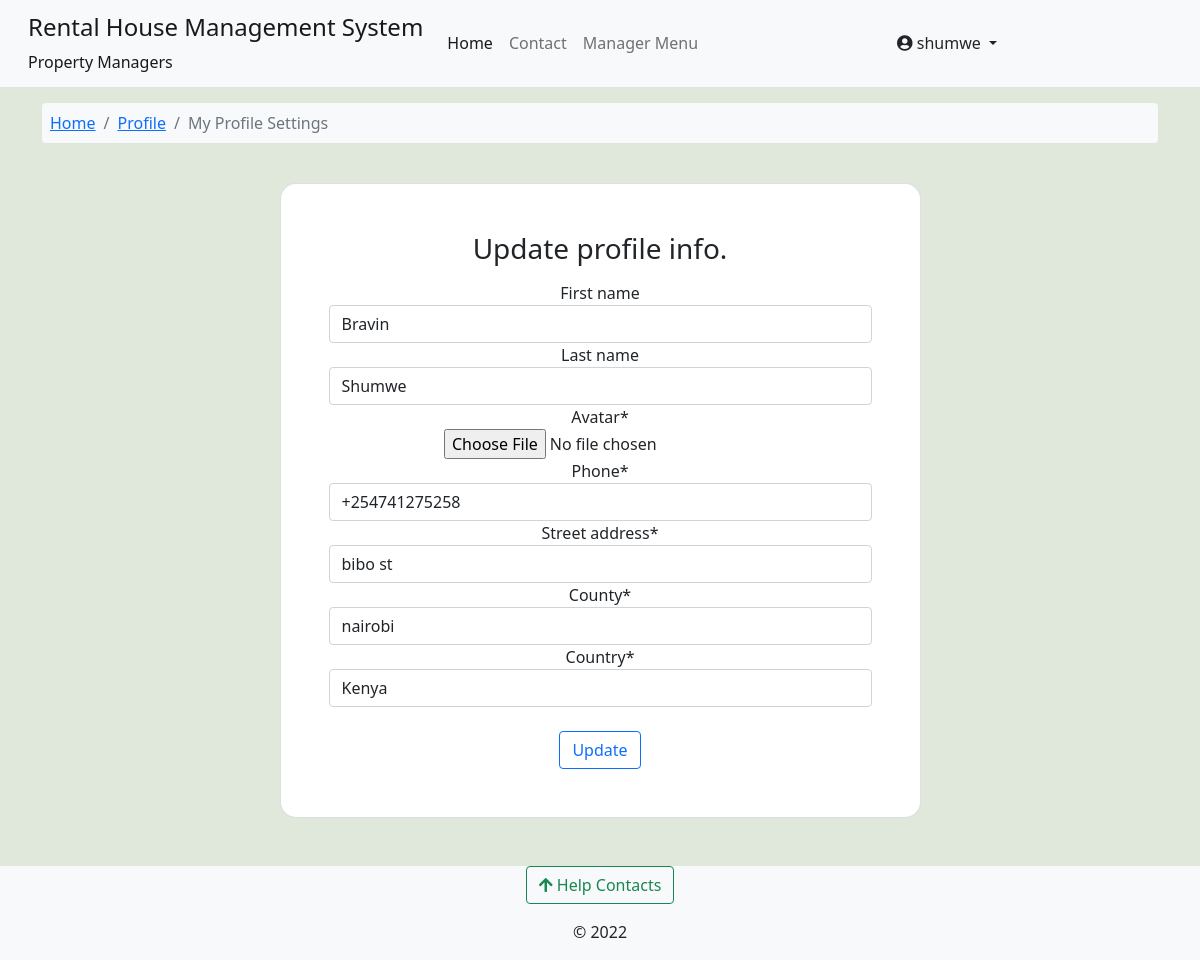
Page /accounts/my-profile-settings/ (signed in) on the committed database.
### accounts/models.py (models this page shows, shortened)
class User(AbstractUser):
    avatar = models.ImageField(upload_to=get_avatar_path, default='no-avatar.png')
    is_verified = models.BooleanField(default=False)
    is_tenant = models.BooleanField(default=False)
    is_manager = models.BooleanField(default=False)

class Profile(models.Model):
    user = models.OneToOneField(User, on_delete=models.CASCADE)
    phone = PhoneNumberField()
    street_address = models.CharField(max_length=30)
    county = models.CharField(max_length=30)
    country = models.CharField(max_length=30, default='Kenya')
    created = models.DateTimeField(default=datetime.now)
    updated = models.DateTimeField(auto_now=True)

### accounts/views.py (the view)
# urls.py: path('my-profile-settings/', views.profile_info_update, name='profile-settings'),
@ login_required
def profile_info_update(request):
    if request.method == 'POST':
        user_update_form = UserUpdateForm(
            request.POST, request.FILES, instance=request.user)
        profile_update_form = ProfileUpdateForm(
            request.POST, request.FILES, instance=request.user.profile)
        if user_update_form.is_valid() and profile_update_form.is_valid():
            user_update_form.save()
            profile_update_form.save()
            messages.success(request, 'Profile was updated successfully!')
            return redirect('profile')
    else:
        user_update_form = UserUpdateForm(instance=request.user)
        profile_update_form = ProfileUpdateForm(instance=request.user.profile)
    context = {'user_form': user_update_form,
               'profile_form': profile_update_form, }
    return render(request, 'accounts/profile-settings.html', context)

### accounts/forms.py
class UserUpdateForm(forms.ModelForm):
    class Meta:
        model = User
        fields = ['first_name', 'last_name', 'avatar']
        widgets = {
            'avatar': forms.FileInput,
        }

class ProfileUpdateForm(forms.ModelForm):
    class Meta:
        model = Profile
        fields = ['phone','street_address', 'county', 'country']

### complaints/context_processors.py (called while the page is built)
def get_contacts(request):
    user = request.user
    if user.is_authenticated:
        if user.is_tenant:
            tenant = Tenants.objects.get(associated_account=user)
            building = Building.objects.get(id=tenant.rented_unit.building_id)
            contacts = HelpContacts.objects.filter(associated_building=building)
            return dict(contacts=contacts)
        elif user.is_manager:
            contacts = HelpContacts.objects.all()
            return dict(contacts=contacts)
        else:
            contacts = HelpContacts.objects.filter(make_publicly_available=True)
            return dict(contacts=contacts)
    else:
        contacts = HelpContacts.objects.filter(make_publicly_available=True)
        return dict(contacts=contacts)

### rental_property/context_processors.py (called while the page is built)
def my_managed_buildings(request):
    user_instance = request.user
    if user_instance.is_authenticated:
        manager_instance = Managers.objects.filter(associated_account=user_instance)[:1]
        managed_buildings = Building.objects.filter(manager=manager_instance)
        return dict(managed_buildings=managed_buildings)
    else:
        return {'False': False,}

### accounts/templates/accounts/profile-settings.html (shortened to what this page needs)
{% extends 'base.html' %}
{% load crispy_forms_tags %}
{% block content %}
<nav class="container mt-3">
  <ol class="breadcrumb bg-light p-2 rounded-2">
      <li class="breadcrumb-item "><a href="{% url 'operational-buildings' %}">Home</a></li>
      <li class="breadcrumb-item"><a href="{% url 'profile' %}"> Profile </a></li>
      <li class="breadcrumb-item active"> My Profile Settings </li>
  </ol>
</nav>
<section class="mt-4 mb-5">
    <div class="container h-100">
      <div class="row d-flex justify-content-center align-items-center h-100">
        <div class="col-12 col-md-8 col-lg-8 col-xl-7">
          <div class="card shadow-2-strong" style="border-radius: 1rem;">
            <div class="card-body p-5 text-center">
                <h3> Update profile info. </h3>
                <form class="no-padding" method="POST" enctype="multipart/form-data">
                    <fieldset class="form-group">
                        {{ user_form|crispy }}
                        {{ profile_form|crispy }}
                    </fieldset>
                    <br/>
                    <div class="form-group">
                        <button class="btn btn-outline-primary" type="submit">Update</button>
                    </div>
                </form>
            </div>
        </div>
      </div>
    </div>
  </div>
</section>
{% endblock %}

### templates/base.html (shortened to what this page needs)
{% load static %}
{% load i18n %}
<!doctype html>
<html lang="en">
  <head>
    <link href="https://cdn.jsdelivr.net/npm/bootstrap@5.0.2/dist/css/bootstrap.min.css" rel="stylesheet">
    <link type="text/css" href="{% static 'css/main.css' %}" rel="stylesheet">
    <link rel="stylesheet" href="https://cdnjs.cloudflare.com/ajax/libs/font-awesome/4.7.0/css/font-awesome.min.css">
    <link rel="stylesheet" href="https://pro.fontawesome.com/releases/v5.11.2/css/all.css">
  </head>
  <body class="d-flex flex-column min-vh-100" style="background-color: #dfe8da;">
    <nav class="navbar navbar-expand-lg navbar-light bg-light" aria-label="main-nav">
        <div class="container-fluid">
          <a class="navbar-brand align" href="#">
                <div class="d-flex">
                    <div class="ms-3 d-flex flex-column">
                        <div class="h4">Rental House Management System </div>
                        <div class="fs-6">Property Managers</div>
                    </div>
                </div>
            </a>
            <div class="collapse navbar-collapse" id="mynav">
                <ul class="navbar-nav mb-lg-0">
                    <li class="nav-item"> <a class="nav-link active" aria-current="page" href="{% url 'operational-buildings' %}">Home</a> </li>
                    <li class="nav-item"> <a class="nav-link" aria-current="page" href="{% url 'core:contact' %}">Contact</a> </li>
                    {% if user.is_manager %}
                    <li class="nav-item"> <a class="nav-link" data-bs-toggle="offcanvas" href="#hrmsCanvas" role="button" aria-controls="hrmsCanvas">Manager Menu</a> </li>
                    {% endif %}
                </ul>
                </div>
                {% if request.user.is_authenticated %}
                <div class="collapse navbar-collapse" id="mynav">
                  <div class="dropdown">
                    <a href="#" class="btn dropdown-toggle" type="button" id="dropdownMenuButton" data-bs-toggle="dropdown" aria-haspopup="true" aria-expanded="false">
                      <em class="fas fa-user-circle"></em> {{ request.user.username }}
                    </a>
                  </div>
                </div>
                {% endif %}
            </div>
    </nav>
    {% block content %}	{% endblock content%}
    <footer class="mt-auto bg-light">
      <div class="mb-3 text-center">
      <button class="btn btn-outline-success" type="button" data-bs-toggle="offcanvas" data-bs-target="#contactsOffcanvas" aria-controls="contactsOffcanvas"><em class="fas fa-arrow-upfas fa-arrow-up"></em> Help Contacts</button>
      </div>
      <div>
        <p class="text-center ">&copy; 2022</p>
  </footer>
  </body>
</html>

### staticfiles/css/main.css (style rules this page uses)
:root { --header-height: 3rem; --nav-width: 68px; --first-color-light: #AFA5D9; --white-color: #F7F6FB; --body-font: 'Nunito', sans-serif; --normal-font-size: 1rem; --z-fixed: 100 }

### rows in the picture
User: user.username "shumwe", first_name "Bravin", last_name "Shumwe"
Profile: phone "+254741275258", street_address "bibo st", county "nairobi", country "Kenya"
